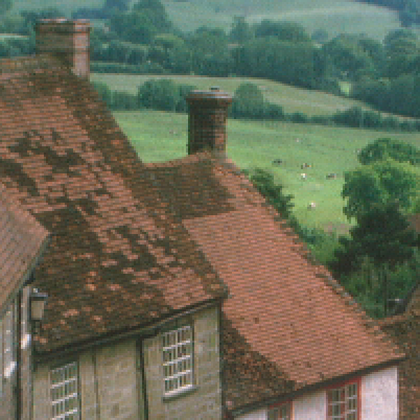
%> input picture Matlab(projekty,lab) uczelniane/POC_2/1/im4c.png, 420 x 420 px, shrunk from 603 x 603 before the run
$ octave zad1p.m   (GNU Octave 9; MATLAB toolbox functions it lacks are replaced by stand-ins)
%> lines starting %> are read from the running program, lines starting %| are printed output that depends on the picture
clear all
clc
close all
% Obrazy
O1 = imread('im4c.png');
%> O1 is the input picture: size 420x420x3 uint8; mean R, G, B 104, 105.3, 85.7
O1SZ1 = imread('im4sp1c.png');
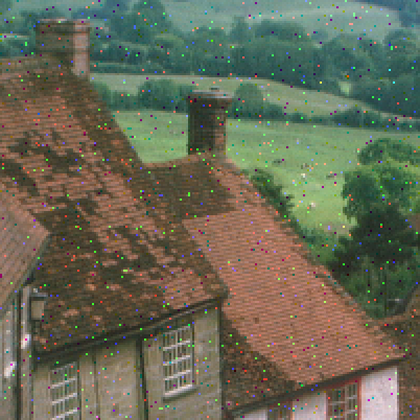
%> input picture Matlab(projekty,lab) uczelniane/POC_2/1/im4sp1c.png, 420 x 420 px, shrunk from 603 x 603 before the run
%> O1SZ1 is the input picture: size 420x420x3 uint8; mean R, G, B 104.2, 105.5, 86.1
O1SZ2 = imread('im4sp2c.png');
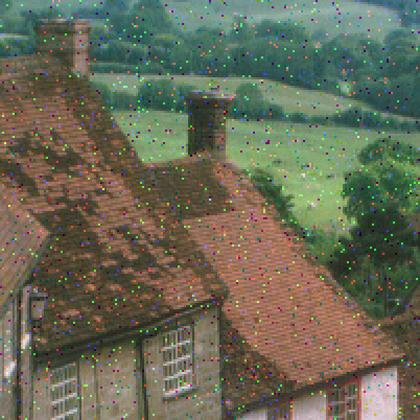
%> input picture Matlab(projekty,lab) uczelniane/POC_2/1/im4sp2c.png, 420 x 420 px, shrunk from 603 x 603 before the run
%> O1SZ2 is the input picture: size 420x420x3 uint8; mean R, G, B 104.5, 105.8, 86.4
O1SZ10 = imread('im4sp10c.png');
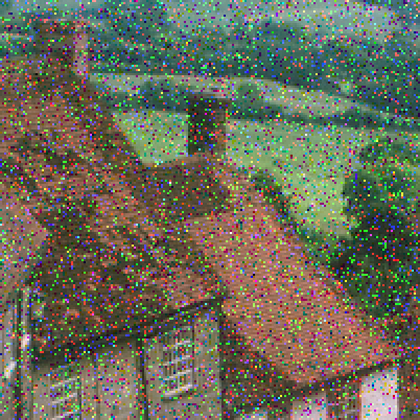
%> input picture Matlab(projekty,lab) uczelniane/POC_2/1/im4sp10c.png, 420 x 420 px, shrunk from 603 x 603 before the run
%> O1SZ10 is the input picture: size 420x420x3 uint8; mean R, G, B 106.4, 107.2, 89.7
O1=im2double(O1);
%> O1: size 420x420x3 double
O1SZ1=im2double(O1SZ1);
%> O1SZ1: size 420x420x3 double
O1SZ2=im2double(O1SZ2);
%> O1SZ2: size 420x420x3 double
O1SZ10=im2double(O1SZ10);
%> O1SZ10: size 420x420x3 double
%ODEJMUJEMY OD SIEBIE DWA OBRAZY W TEN SPOSOB ZNAJDUJEMY PIKSELE W KTORYCH
%NIE JEST WARTOSC 0 A TYM SAMYM JEST SZUM
szumsprawdzenie1=O1SZ1-O1;
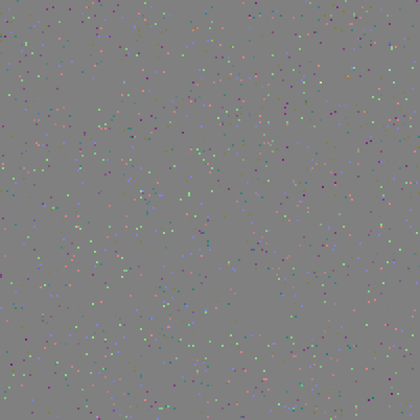
%> szumsprawdzenie1: size 420x420x3 double; mean R, G, B 0.000716, 0.000692, 0.00165; drawn with min black and max white
szumsprawdzenie2=O1SZ2-O1;
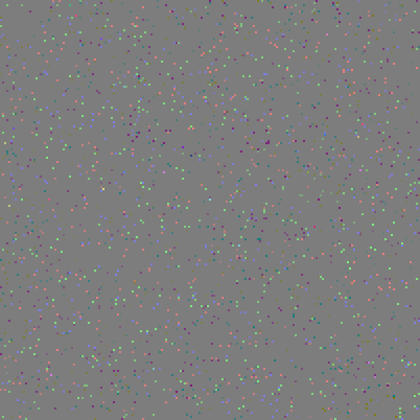
%> szumsprawdzenie2: size 420x420x3 double; mean R, G, B 0.00168, 0.00167, 0.00281; drawn with min black and max white
szumsprawdzenie10=O1SZ10-O1;
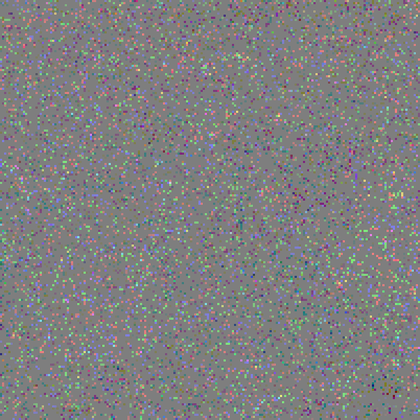
%> szumsprawdzenie10: size 420x420x3 double; mean R, G, B 0.00919, 0.00735, 0.0156; drawn with min black and max white
szum1=0;
szum2=0;
szum10=0;
%obrazy sa te same wiec wystarczy jeden for
[M,N,L]=size(szumsprawdzenie1);
%> M = 420; N = 420; L = 3
for i = 1 : M
for j = 1 :N
if(szumsprawdzenie1(i,j,1)+szumsprawdzenie1(i,j,2)+szumsprawdzenie1(i,j,3))~=0
szum1=szum1+1;
end
if(szumsprawdzenie2(i,j,1)+szumsprawdzenie2(i,j,2)+szumsprawdzenie2(i,j,3))~=0
szum2=szum2+1;
end
if(szumsprawdzenie10(i,j,1)+szumsprawdzenie10(i,j,2)+szumsprawdzenie10(i,j,3))~=0
szum10=szum10+1;
end
end
end
%> after the loop, szum1 = 35217; szum10 = 151720; szum2 = 59438
poziomszumu1=szum1/(M*N*L)
%> poziomszumu1 = 0.0665
poziomszumu2=szum2/(M*N*L)
%> poziomszumu2 = 0.112
poziomszumu10=szum10/(M*N*L)
%> poziomszumu10 = 0.287
